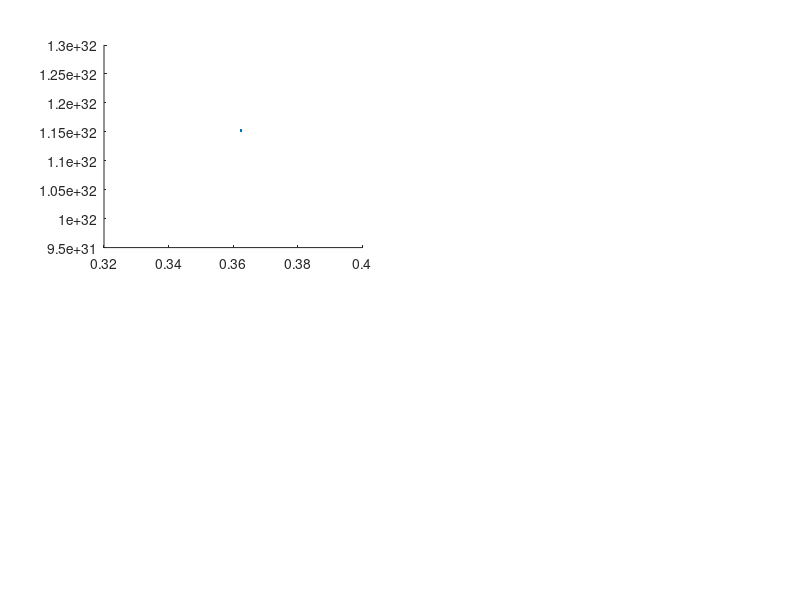

The MATLAB script that drew this image: (Note: this script raises an error after producing the figure.)
%Loads the data from the text file into the workspace
fid=fopen('2DMonte.txt');

%Extracts the data from the file.
MaMb = fscanf(fid,'%g,%g\n',[2 Inf]);
MaMb = MaMb';
Ma = MaMb(:,1);
Mb = MaMb(:,2);

%Makes a figure featuring an (ma,mb) scatter and a histogram.
%Also now features a nice colourmap.
%It only really looks good when you maximise the plot window.
%This first block makes the scatter.
subplot(2,2,1)
samp = scatter(Ma,Mb,'.');
xlim([min(Ma) max(Ma)]);
ylim([min(Mb) max(Mb)]);
xlabel('m_a/kg')
ylabel('m_b/kg')
title('Data Point Plot')
hold on
legend([samp],{'(m_a,m_b) Samples'})
%daspect([1 1 1])
hold off;

%This makes the histogram.
subplot(2,2,2)
hist3(MaMb,[20 20])
xlabel('m_a/kg')
ylabel('m_b/kg')
zlabel('Sample Density')
title('Posterior Histogram')
set(get(gca,'child'),'FaceColor','interp','CDataMode','auto')

%This extracts some data from the histogram. n is the number of counts per
%bin and C is the mass value of the bin centers. M is the number of counts
%of the highest bin in each column of n, and I is the index of each of said
%bins within its column of n. N is then the number of counts in the 
%absolute highest bin, and Imb is its index (ie. which column of n it lies 
%in). Ima is then the row in which it lies.
subplot(2,2,3)
[n,C] = hist3(MaMb,[20 20]);
[M,I] = max(n);
[N,Imb] = max(M);
Ima = I(Imb);

%Finds the (m1,m2) combination of the highest histogram bar.
maMax = C{1}(Ima);
mbMax = C{2}(Imb);
DispmaMax = sprintf('The best value of m_a is %e kg',maMax);
DispmbMax = sprintf('The best value of m_b is %e kg',mbMax);
disp(DispmaMax);
disp(DispmbMax);

%This plots the density of the histogram as a flat colourmap.
n1 = n';
n1(size(n,1) + 1, size(n,2) + 1) = 0;
xb = linspace(min(Ma),max(Ma),size(n,1)+1);
yb = linspace(min(Mb),max(Mb),size(n,1)+1);
h = pcolor(xb,yb,n1);
h.ZData = ones(size(n1)) * -max(max(n));
colormap(jet)
hold on
xlabel('m_a/kg')
ylabel('m_b/kg')
title('Histogram Density Plot')
hold off

%Makes a kernel density plot of the data
subplot(2,2,4)
ksdensity(MaMb)
xlabel('m_a/kg')
ylabel('m_b/kg')
zlabel('p')

fclose(fid);

%Some of the code is lifted from the MATLAB documentation on hist3
